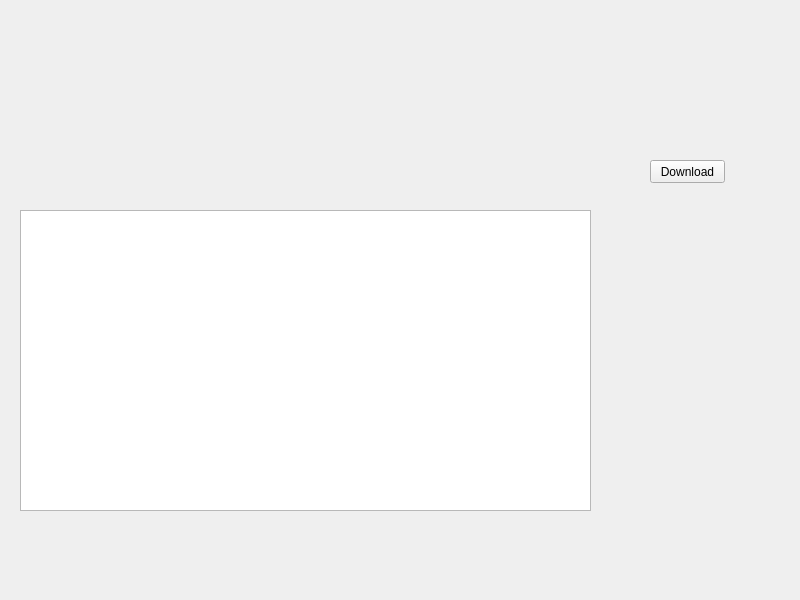
<?xml version="1.0" encoding="UTF-8"?>
<ui version="4.0">
 <class>Widget</class>
 <widget class="QWidget" name="Widget">
  <property name="geometry">
   <rect>
    <x>0</x>
    <y>0</y>
    <width>800</width>
    <height>600</height>
   </rect>
  </property>
  <property name="windowTitle">
   <string>Widget</string>
  </property>
  <widget class="QTextEdit" name="textEdit">
   <property name="geometry">
    <rect>
     <x>20</x>
     <y>210</y>
     <width>571</width>
     <height>301</height>
    </rect>
   </property>
  </widget>
  <widget class="QPushButton" name="pushButton">
   <property name="geometry">
    <rect>
     <x>650</x>
     <y>160</y>
     <width>75</width>
     <height>23</height>
    </rect>
   </property>
   <property name="text">
    <string>Download</string>
   </property>
  </widget>
 </widget>
 <resources/>
 <connections/>
</ui>
